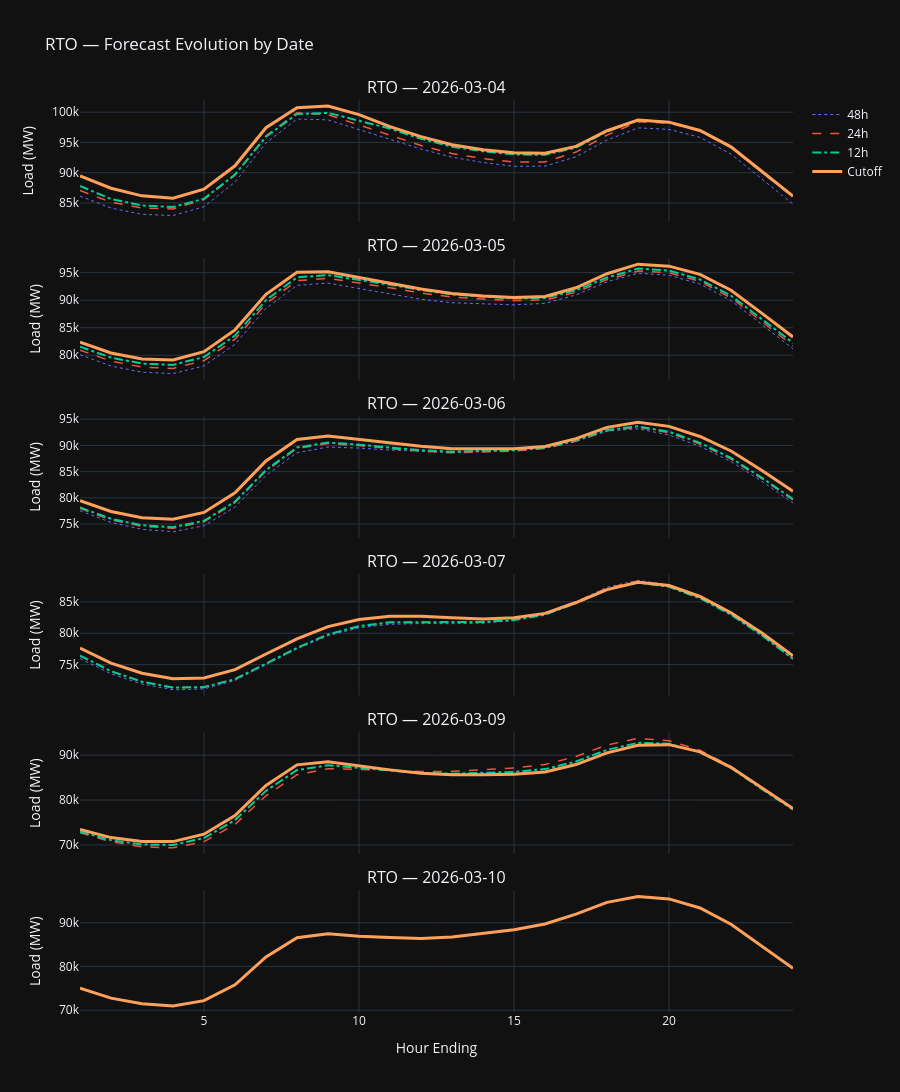

The cell this chart's notebook holds for it:
### Markdown cell above
## 5. Per-Date Revision Deep Dive

For each forecast date, show the 48h → 24h → 12h → cutoff evolution
so we can inspect how each day's forecast converged.

### Code cell
# One subplot row per date
dates = sorted(df["forecast_date"].unique())

fig = make_subplots(
    rows=len(dates), cols=1,
    shared_xaxes=True,
    subplot_titles=[f"RTO — {d}" for d in dates],
    vertical_spacing=0.04,
)

for i, d in enumerate(dates, 1):
    ddf = df[df["forecast_date"] == d].sort_values("hour_ending")

    for label, col, exec_col, width in [
        ("48h", "load_mw_48h", "exec_dt_48h", 1),
        ("24h", "load_mw_24h", "exec_dt_24h", 1.5),
        ("12h", "load_mw_12h", "exec_dt_12h", 2),
        ("Cutoff", "cutoff_load_mw", "cutoff_execution_dt", 3),
    ]:
        # Build customdata: [exec_dt, forecast_date, delta_from_cutoff, rank_label]
        exec_dts = ddf[exec_col].astype(str).values
        forecast_dates = ddf["forecast_date"].astype(str).values
        # Delta from cutoff (cutoff has 0 delta)
        if label == "Cutoff":
            deltas = np.zeros(len(ddf))
        else:
            delta_col_name = f"delta_{label}"  # e.g. delta_12h, delta_24h, delta_48h
            deltas = ddf[delta_col_name].values
        # Rank label for ordering context
        rank_labels = np.array([label] * len(ddf))

        customdata = np.column_stack([exec_dts, forecast_dates, deltas, rank_labels])

        fig.add_trace(
            go.Scatter(
                x=ddf["hour_ending"],
                y=ddf[col],
                name=label,
                line=dict(color=colors[label], dash=dashes[label], width=width),
                showlegend=(i == 1),
                customdata=customdata,
                hovertemplate=(
                    "<b>%{customdata[3]}</b><br>"
                    "Forecast Date: %{customdata[1]}<br>"
                    "HE: %{x}<br>"
                    "Load: %{y:,.0f} MW<br>"
                    "Execution DT: %{customdata[0]}<br>"
                    "Delta to Cutoff: %{customdata[2]} MW"
                    "<extra></extra>"
                ),
            ),
            row=i, col=1,
        )

fig.update_layout(
    height=250 * len(dates),
    template="plotly_dark",
    title_text="RTO — Forecast Evolution by Date",
)
fig.update_yaxes(title_text="Load (MW)")
fig.update_xaxes(title_text="Hour Ending", row=len(dates), col=1)
fig.show()
